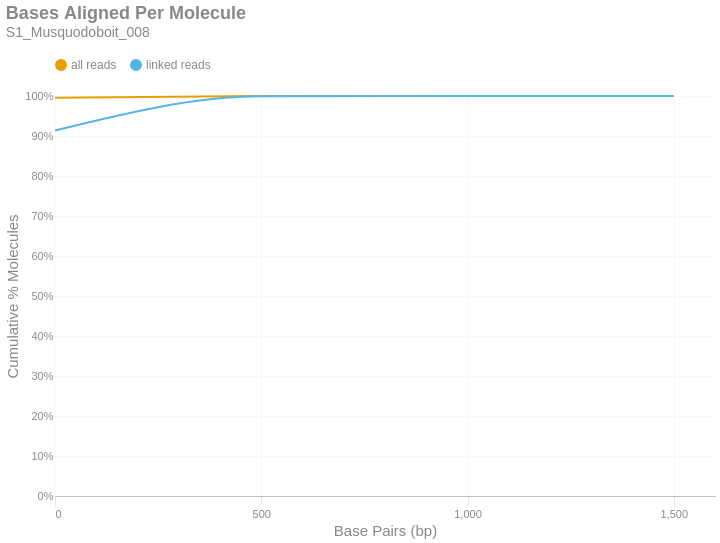

This figure's notebook cell:
### Markdown cell above
### Bases Aligned Per Molecule
This is a cumulative frequency distribution showing the number of base pairs aligned per unique molecule. These data are shown in 500 bp bins. There are two distributions: one with `all reads` (yellow) and another with only `linked reads` (blue). The percent of molecules in the `linked reads` distribution is relative to the total number of linked molecules.

### Code cell
if SKIPLR:
    print_html(f"Skipped")
else:
    binned_df = consolidated_hist(valids['aligned_bp'], mask, 500, True)
    with SafeRender(binned_df):
        (
            density_plot(binned_df, 'Bases Aligned Per Molecule', samplename, 'basesper')
            .encode(
                x=alt.X('bin:Q', title="Base Pairs (bp)").axis(tickMinStep=500).scale(padding=0),
                y=alt.Y('value:Q', title='Cumulative % Molecules')
                    .axis(format='%')
                    .scale(domain = [0,1])
                    .stack(False),
                color=alt.Color("key:N").scale(domain = ["all reads", "linked reads"]),
                tooltip = [
                    alt.Tooltip("key:N", title = "Data Type"),
                    alt.Tooltip("range_label:N", title="Bases Aligned Per Molecule"),
                    alt.Tooltip("value:Q", format = ".2%", title="% Molecules (Cum.)")
                ]
            )
        ).display()

### Figure 1 — Vega-Lite specification as saved in the notebook (floating-point values rounded to 4 significant figures)
{"width": "container", "height": 400, "config": {"title": {"anchor": "start", "dy": -15, "fontSize": 18, "color": "#888888", "subtitleColor": "#888888", "subtitleFontSize": 14}, "arc": {"fill": "#0072B2"}, "axis": {"domainColor": "#888888", "domainWidth": 0.5, "gridWidth": 0.2, "grid": false, "titleFontWeight": 400, "titleFontSize": 15, "labelFontSize": 11, "labelColor": "#888888", "tickColor": "#888888", "tickWidth": 0.2, "titleColor": "#888888"}, "axisBand": {"grid": false}, "axisX": {"grid": true, "tickSize": 10, "domainCap": "round"}, "axisY": {"domain": false, "grid": true, "tickSize": 0, "domainCap": "round"}, "background": "transparent", "header": {"labelFontSize": 15, "labelColor": "#888888", "titleFontSize": 15, "titleFontWeight": 600, "titleColor": "#888888"}, "legend": {"labelFont": "sans-serif", "labelFontSize": 12, "labelColor": "#888888", "symbolSize": 100, "symbolType": "circle", "titleFontSize": 12, "titlePadding": 10, "titleColor": "#888888", "title": null, "orient": "top"}, "range": {"category": ["#E69F00", "#56B4E9", "#009E73", "#F0E442", "#0072B2", "#D55E00", "#CC79A7", "#000000"], "diverging": ["#cfe8f3", "#a2d4ec", "#73bfe2", "#46abdb", "#1696d2", "#12719e"]}, "area": {"fill": "#0072B2", "fillOpacity": 0.7, "line": true, "strokeOpacity": 0.7}, "line": {"color": "#0072B2", "stroke": "#0072B2", "strokeWidth": 2}, "trail": {"color": "#0072B2", "stroke": "#0072B2", "strokeWidth": 0, "size": 1}, "point": {"filled": true, "fillOpacity": 1.0, "size": 95}, "text": {"color": "#888888", "fontSize": 11, "align": "right", "fontWeight": 400, "size": 11}, "bar": {"fill": "#0072B2", "stroke": null}, "view": {"stroke": null, "continuousWidth": 660, "continuousHeight": 400}}, "data": {"name": "data-2aa560e05107ac693f130f4b2539de41"}, "mark": {"type": "line", "interpolate": "monotone", "point": {"opacity": 0, "size": 275}}, "encoding": {"color": {"field": "key", "scale": {"domain": ["all reads", "linked reads"]}, "type": "nominal"}, "tooltip": [{"field": "key", "title": "Data Type", "type": "nominal"}, {"field": "range_label", "title": "Bases Aligned Per Molecule", "type": "nominal"}, {"field": "value", "format": ".2%", "title": "% Molecules (Cum.)", "type": "quantitative"}], "x": {"axis": {"tickMinStep": 500}, "field": "bin", "scale": {"padding": 0}, "title": "Base Pairs (bp)", "type": "quantitative"}, "y": {"axis": {"format": "%"}, "field": "value", "scale": {"domain": [0, 1]}, "stack": false, "title": "Cumulative % Molecules", "type": "quantitative"}}, "params": [{"name": "param_c36ac31b6afebe62", "select": {"type": "point", "fields": ["key"]}, "bind": "legend"}], "title": {"text": "Bases Aligned Per Molecule", "subtitle": "S1_Musquodoboit_008"}, "transform": [{"fold": ["all reads (cumsum)", "linked reads (cumsum)"]}, {"calculate": "replace(datum.key, ' (cumsum)', '')", "as": "key"}, {"filter": {"param": "param_c36ac31b6afebe62"}}], "usermeta": {"embedOptions": {"downloadFileName": "S1_Musquodoboit_008.basesper"}}, "$schema": "https://vega.github.io/schema/vega-lite/v6.1.0.json", "datasets": {"data-2aa560e05107ac693f130f4b2539de41": [{"bin": "0.0", "interval": "0.0-500.0", "all reads": 0.9954, "linked reads": 0.9139, "all reads (cumsum)": 0.9954, "linked reads (cumsum)": 0.9139, "range_label": "0-499"}, {"bin": "500.0", "interval": "500.0-1000.0", "all reads": 0.004494, "linked reads": 0.08517, "all reads (cumsum)": 0.9999, "linked reads (cumsum)": 0.9991, "range_label": "500-999"}, {"bin": "1000.0", "interval": "1000.0-1500.0", "all reads": 7.702e-05, "linked reads": 0.0009305, "all reads (cumsum)": 1.0, "linked reads (cumsum)": 1.0, "range_label": "1000-1499"}, {"bin": "1500.0", "interval": "1500.0-2000.0", "all reads": 1.077e-06, "linked reads": 0.0, "all reads (cumsum)": 1.0, "linked reads (cumsum)": 1.0, "range_label": "1500-1999"}]}}
